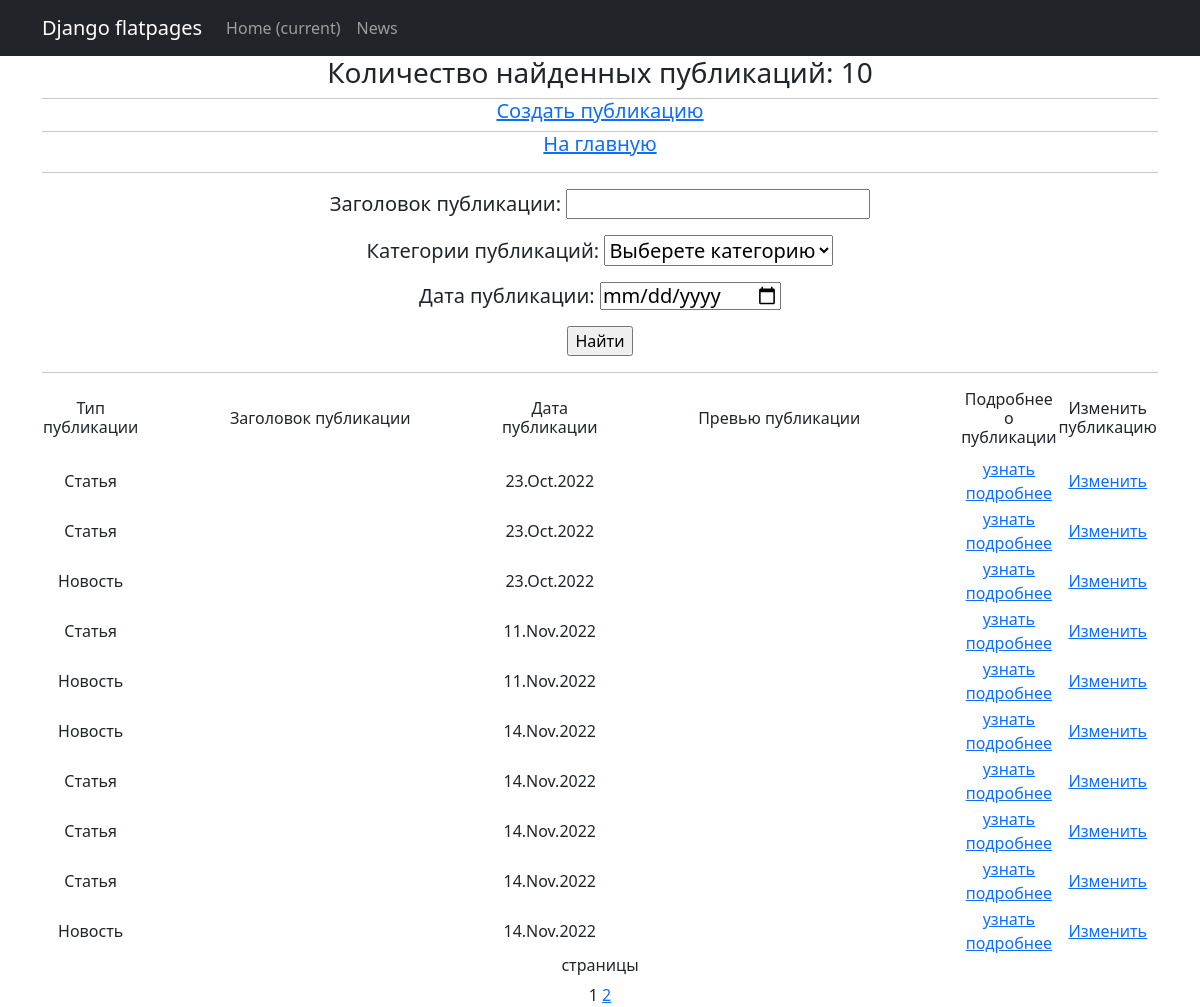
The app's page /news/search/ with its own data.
### news/models.py (models this page shows, shortened)
class Category(models.Model):
    categories = models.CharField(max_length=255,
                                  unique=True)
    def __str__(self):
        return f'{self.categories}'

class Post(models.Model):
    posts = 'PT'
    news = 'NS'
    TYPES = [
        (posts, 'Статья'),
        (news, 'Новость')
    ]
    postsOrNews = models.CharField(max_length=2,
                                   choices=TYPES,
                                   default=posts)
    timeIn = models.DateTimeField(auto_now_add=True)
    header = models.CharField(max_length=128)
    text = models.TextField()
    rating = models.IntegerField(default=0)
    postAuthor = models.ForeignKey(Author, on_delete=models.CASCADE)
    postCategories = models.ManyToManyField(Category, through='PostCategory')

### news/views.py (the view)
# urls.py: path('search/', PostSearch.as_view(), name='news_search'),
class PostSearch(ListView):
    model = Post
    ordering = 'timeIn'
    template_name = 'newsSearch.html'
    context_object_name = 'news'
    paginate_by = 10
    def get_queryset(self):
        queryset = super().get_queryset()
        self.filterset = PostFilter(self.request.GET, queryset)
        return self.filterset.qs
    def get_context_data(self, **kwargs):
        context = super().get_context_data(**kwargs)
        context['filterset'] = self.filterset
        return context

### news/templatetags/custom_filter.py (called while the page is built)
@register.filter()
def censor(value):
    new_value = keyword_processor.replace_keywords(value)
    return f'{new_value}'

### news/templatetags/custom_tags.py (called while the page is built)
@register.simple_tag(takes_context=True)
def url_replace(context, **kwargs):
    d = context['request'].GET.copy()
    for k, v in kwargs.items():
        d[k] = v
    return d.urlencode()

### templates/newsSearch.html (shortened to what this page needs)
{% extends 'flatpages/default.html' %}
{% load custom_filter %}
{% load custom_tags %}
{% block content %}
    <h3>
        <td>Количество найденных публикаций: </td>
        {{ news | length }}
    </h3>
    <div class="line"></div>
    <h5>
        <a href="{% url 'news_create' %}">Создать публикацию</a>
    </h5>
    <div class="line"></div>
    <h5>
        <a href="{% url 'news_list' %}">На главную</a>
    </h5>
    <hr>
        <form action="" method="get">
            <h5>{{ filterset.form.as_p }}</h5>
            <input type="submit" value="Найти" />
        </form>
    <hr>
    {% if news %}
        <table>
            <tr>
                <td><h6>Тип публикации</h6></td>
                <td><h6>Заголовок публикации</h6></td>
                <td><h6>Дата публикации</h6></td>
                <td><h6>Превью публикации</h6></td>
                <td><h6>Подробнее о публикации</h6></td>
                <td><h6>Изменить публикацию</h6></td>
            </tr>
            {% for post in news %}
                <tr>
                    <td>{{ post.get_postsOrNews_display }}</td>
                    <td width="50%">{{ post.header|censor }}</td>
                    <td>{{ post.timeIn|date:'d.M.Y'}}</td>
                    <td width="50%">{{ post.text|truncatewords:20|censor }}</td>
                    <td><a href="{{ post.id }}">узнать подробнее</a></td>
                    <td><a href="{% url 'news_update' post.id %}">Изменить</a> </td>
                </tr>
            {% endfor %}
        </table>
    {% else %}
        <h2>Публикации не найдены</h2>
    {% endif %}
    <h6>страницы</h6>{{ page_obj.number }}
    {% if page_obj.has_next %}
        <a href="?{% url_replace page=page_obj.next_page_number %}">
            {{ page_obj.next_page_number }}
        </a>
    {% endif %}
{% endblock content %}

### templates/flatpages/default.html (style rules this page uses)
.line { border-bottom: 1px solid #c8c8c8 }

### records on screen
Category: categories "Выберете категорию"
Post: postsOrNews "Статья", timeIn "23.Oct.2022"
Post: postsOrNews "Статья", timeIn "23.Oct.2022"
Post: postsOrNews "Новость", timeIn "23.Oct.2022"
Post: postsOrNews "Статья", timeIn "11.Nov.2022"
Post: postsOrNews "Новость", timeIn "11.Nov.2022"
Post: postsOrNews "Новость", timeIn "14.Nov.2022"
Post: postsOrNews "Статья", timeIn "14.Nov.2022"
Post: postsOrNews "Статья", timeIn "14.Nov.2022"
Post: postsOrNews "Статья", timeIn "14.Nov.2022"
Post: postsOrNews "Новость", timeIn "14.Nov.2022"

### other values on screen
{{ news | length }} "10"
{{ page_obj.number }} "1"
{{ page_obj.next_page_number }} "2"
